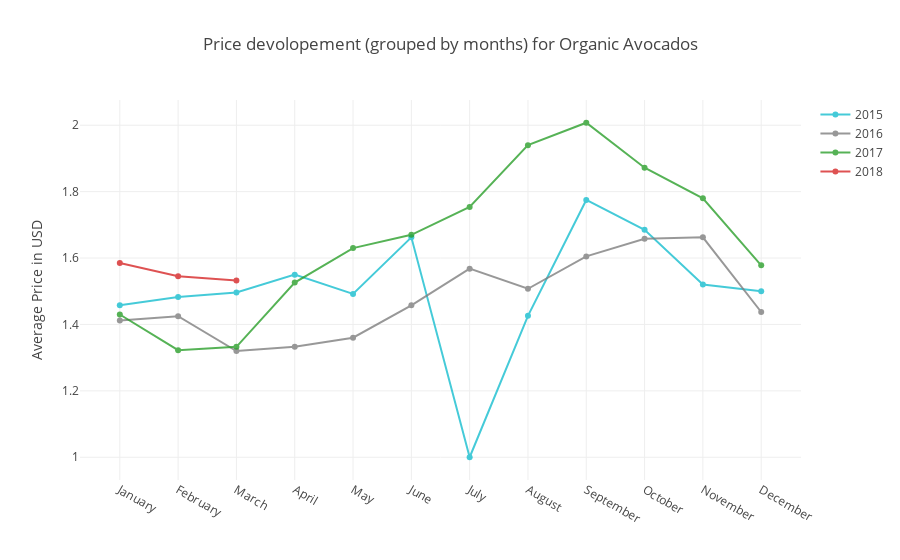

Here is the notebook cell this chart was saved with:
### Code cell
my_plot_func(trace1 = price_15['Average_Price_Organic'], trace2 = price_16['Average_Price_Organic'], 
             trace3 = price_17['Average_Price_Organic'], trace4 = price_18['Average_Price_Organic'], 
             title = 'Price devolopement (grouped by months) for Organic Avocados', 
             title2='Average Price in USD', name1 = '2015', name2 = '2016', name3 = '2017', name4 = '2018')

### Figure 1 — Plotly figure (JSON) as saved in the notebook; plotly's stock layout.template omitted (floating-point values rounded to 4 significant figures)
{"data": [{"line": {"color": "#17BECF"}, "name": "2015", "opacity": 0.8, "type": "scatter", "uid": "1c19f85c-8f36-4e03-8f52-d0cd717537e4", "x": ["January", "February", "March", "April", "May", "June", "July", "August", "September", "October", "November", "December"], "y": [1.458, 1.482, 1.496, 1.55, 1.492, 1.662, 1, 1.426, 1.775, 1.685, 1.52, 1.5]}, {"line": {"color": "#7F7F7F"}, "name": "2016", "opacity": 0.8, "type": "scatter", "uid": "b686baac-0450-4dba-87f1-6388eb30dace", "x": ["January", "February", "March", "April", "May", "June", "July", "August", "September", "October", "November", "December"], "y": [1.412, 1.425, 1.32, 1.333, 1.36, 1.458, 1.568, 1.508, 1.605, 1.658, 1.662, 1.438]}, {"name": "2017", "opacity": 0.8, "type": "scatter", "uid": "c7a8da24-59b7-44a6-9cb0-9f2c86ff2f31", "x": ["January", "February", "March", "April", "May", "June", "July", "August", "September", "October", "November", "December"], "y": [1.43, 1.323, 1.333, 1.526, 1.63, 1.67, 1.754, 1.94, 2.007, 1.872, 1.78, 1.578]}, {"name": "2018", "opacity": 0.8, "type": "scatter", "uid": "720b358e-0af2-47c2-8e06-172d43476585", "x": ["January", "February", "March", "April", "May", "June", "July", "August", "September", "October", "November", "December"], "y": [1.585, 1.545, 1.532, null, null, null, null, null, null, null, null, null]}], "layout": {"title": {"text": "Price devolopement (grouped by months) for Organic Avocados"}, "xaxis": {"range": ["2015-01-01", "2018-12-31"]}, "yaxis": {"title": {"text": "Average Price in USD"}}}}
